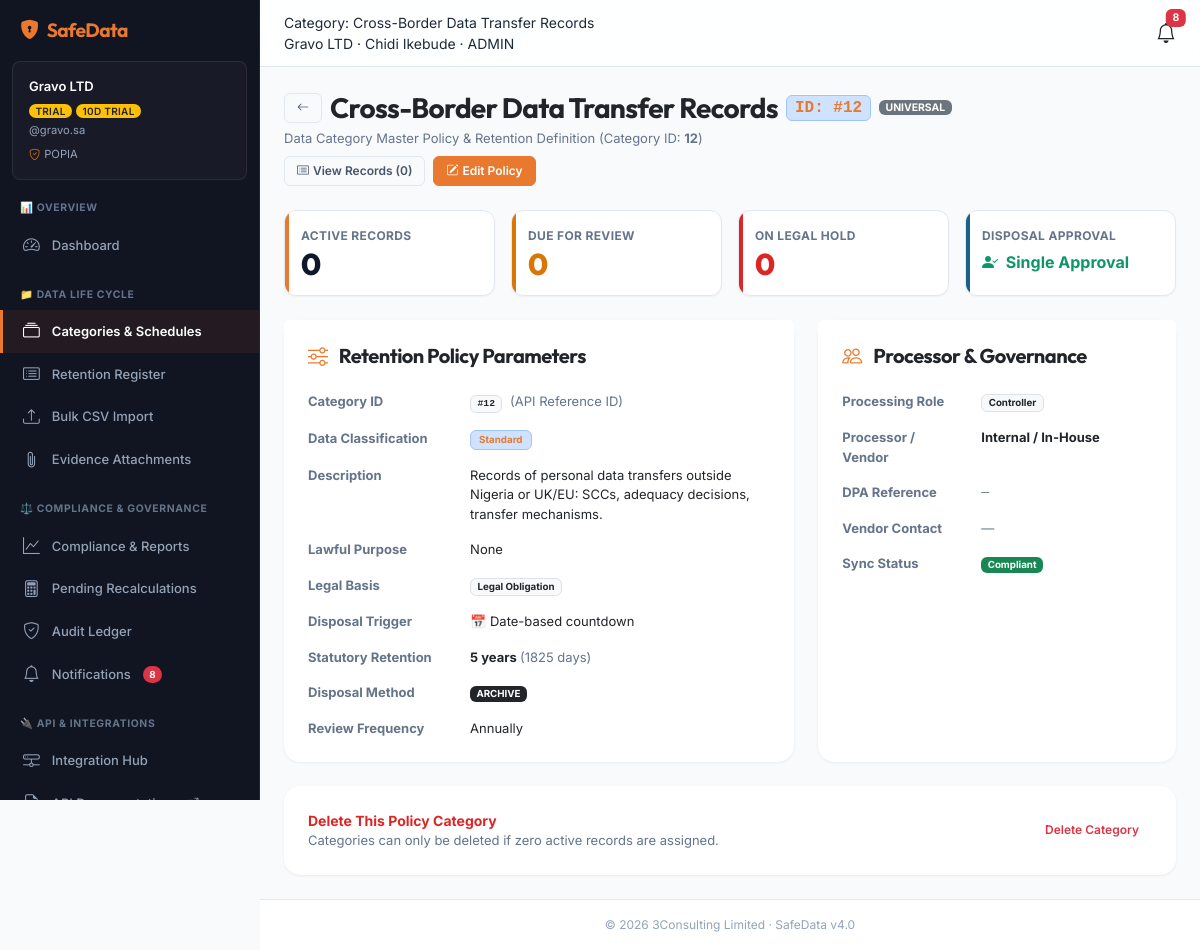
Page /categories/view/12 (signed in) on the committed database.
### app/models.py (models this page shows)
class DataCategory(Base):
    __tablename__ = "data_categories"
    id = Column(Integer, primary_key=True, autoincrement=True)
    organization_id = Column(Integer, ForeignKey("organizations.id", ondelete="CASCADE"), default=1, nullable=False)
    name = Column(String(255), nullable=False)
    description = Column(Text, nullable=True)
    retention_reason = Column(Text, nullable=True)
    compliance_framework = Column(String(50), default="GDPR", nullable=False)
    legal_basis = Column(Enum("legal_obligation", "contract", "consent", "legitimate_interest", "vital_interest", "public_task"), default="legitimate_interest", nullable=False)
    retention_period_days = Column(Integer, default=0, nullable=False)
    retention_period_label = Column(String(100), default="1 year", nullable=False)
    disposal_method = Column(Enum("delete", "anonymise", "archive"), default="delete", nullable=False)
    disposal_trigger = Column(Enum("date_based", "consent_withdrawal", "account_closure"), default="date_based", nullable=False)
    data_classification = Column(Enum("standard", "confidential", "financial_aml", "special_category", "children"), default="standard", nullable=False)
    approval_type = Column(Enum("auto_disposal", "single_approval", "dual_approval"), default="single_approval", nullable=False)
    requires_dual_approval = Column(Boolean, default=False, nullable=False)
    owner_id = Column(Integer, ForeignKey("users.id", ondelete="SET NULL"), nullable=True)
    review_frequency = Column(Enum("monthly", "quarterly", "annually"), default="quarterly", nullable=False)
    processing_role = Column(Enum("controller", "processor", "joint_controller"), default="controller", nullable=False)
    processor_name = Column(String(255), nullable=True)
    processor_contact = Column(String(255), nullable=True)
    dpa_reference = Column(String(255), nullable=True)
    processor_retention_status = Column(String(50), default="compliant", nullable=True)
    source = Column(Enum("seeded", "custom"), default="custom", nullable=False)
    is_active = Column(Boolean, default=True, nullable=False)
    created_at = Column(DateTime, default=func.now(), nullable=False)
    updated_at = Column(DateTime, default=func.now(), onupdate=func.now(), nullable=False)
    deleted_at = Column(DateTime, nullable=True)
    owner = relationship("User", foreign_keys=[owner_id])
    organization = relationship("Organization")

### app/routes/categories.py (the view)
@router.get("/categories/view/{id}", response_class=HTMLResponse)
def view_category_details(id: int, request: Request, db: Session = Depends(get_db)):
    session = get_session(request)
    if not session or "user_id" not in session:
        return RedirectResponse(url="/login", status_code=303)
    org_id = session["org_id"]
    category = db.query(DataCategory).filter(
        DataCategory.id == id,
        DataCategory.organization_id == org_id,
        DataCategory.deleted_at == None
    ).first()
    if not category:
        raise HTTPException(status_code=404, detail="Category not found")
    active_count = db.query(func.count(DataRecord.id)).filter(
        DataRecord.organization_id == org_id,
        DataRecord.category_id == id,
        DataRecord.deleted_at == None,
        DataRecord.status != "disposed"
    ).scalar() or 0
    due_review_count = db.query(func.count(DataRecord.id)).filter(
        DataRecord.organization_id == org_id,
        DataRecord.category_id == id,
        DataRecord.status == "due_review"
    ).scalar() or 0
    on_hold_count = db.query(func.count(DataRecord.id)).filter(
        DataRecord.organization_id == org_id,
        DataRecord.category_id == id,
        DataRecord.legal_hold == True
    ).scalar() or 0
    owner_name = None
    if category.owner_id:
        owner = db.query(User).filter(User.id == category.owner_id).first()
        if owner:
            owner_name = owner.name
    rules = db.query(CategoryRetentionRule).filter(
        CategoryRetentionRule.category_id == id,
        CategoryRetentionRule.organization_id == org_id,
        CategoryRetentionRule.is_active == True
    ).all()
    labels = get_country_regulation_labels(session.get("country", "OTHER"))
    return templates.TemplateResponse(request=request, name="categories_view.html", context={
        "page_title": f"Category: {category.name}",
        "active_nav": "categories",
        "user_name": session["user_name"],
        "user_role": session["role"],
        "org_name": session["org_name"],
        "org_status": session["org_status"],
        "org_domain": session["org_domain"],
        "trial_days": 14,
        "law_label": labels["law"],
        "category": category,
        "active_count": active_count,
        "due_review_count": due_review_count,
        "on_hold_count": on_hold_count,
        "owner_name": owner_name,
        "rules": rules
    })

### app/templates/categories_view.html (shortened to what this page needs)
{% extends "layout.html" %}
{% block content %}
<div class="container-fluid px-0">
  <div class="d-flex justify-content-between align-items-center mb-4 flex-wrap gap-2">
    <div>
      <div class="d-flex align-items-center gap-2 flex-wrap">
        <a href="/categories" class="btn btn-outline-secondary btn-sm"><i class="bi bi-arrow-left"></i></a>
        <h1 class="h3 mb-0 fw-bold text-dark">{{ category.name }}</h1>
        <span class="badge bg-primary-subtle text-primary border border-primary-subtle font-monospace fs-6 px-2 py-1" title="Use Category ID in API requests & CSV imports">
          ID: #{{ category.id }}
        </span>
        {% if category.compliance_framework %}
          {% for f in category.compliance_framework.split(',') %}
            {% set fw = f.strip() %}
            <span class="badge {{ get_framework_badge(fw) }} badge-sm text-uppercase me-1">
              {{ 'Universal' if fw == 'BOTH' else fw }}
            </span>
          {% endfor %}
        {% endif %}
      </div>
      <p class="text-muted mb-0 small mt-1">Data Category Master Policy & Retention Definition (Category ID: <strong>{{ category.id }}</strong>)</p>
    </div>
    <div class="d-flex gap-2">
      <a href="/records?category_id={{ category.id }}" class="btn btn-outline-secondary btn-sm d-flex align-items-center gap-1">
        <i class="bi bi-card-list"></i> View Records ({{ active_count }})
      </a>
      {% if user_role in ['admin', 'dpo'] %}
        <a href="/categories/edit/{{ category.id }}" class="btn btn-primary btn-sm d-flex align-items-center gap-1">
          <i class="bi bi-pencil-square"></i> Edit Policy
        </a>
      {% endif %}
    </div>
  </div>
  <div class="row g-3 mb-4">
    <div class="col-6 col-md-3 animate-in animate-stagger-1">
      <div class="card h-100 stat-card-gradient orange">
        <div class="card-body p-3">
          <div class="stat-card-label">Active Records</div>
          <div class="stat-card-value mt-1">{{ active_count }}</div>
        </div>
      </div>
    </div>
    <div class="col-6 col-md-3 animate-in animate-stagger-2">
      <div class="card h-100 stat-card-gradient yellow">
        <div class="card-body p-3">
          <div class="stat-card-label">Due for Review</div>
          <div class="stat-card-value text-warning mt-1">{{ due_review_count }}</div>
        </div>
      </div>
    </div>
    <div class="col-6 col-md-3 animate-in animate-stagger-3">
      <div class="card h-100 stat-card-gradient danger">
        <div class="card-body p-3">
          <div class="stat-card-label">On Legal Hold</div>
          <div class="stat-card-value text-danger mt-1">{{ on_hold_count }}</div>
        </div>
      </div>
    </div>
    <div class="col-6 col-md-3 animate-in animate-stagger-4">
      <div class="card h-100 stat-card-gradient teal">
        <div class="card-body p-3">
          <div class="stat-card-label">Disposal Approval</div>
          <div class="h6 mb-0 fw-bold mt-2">
            {% if category.approval_type == 'auto_disposal' %}
              <span class="text-primary"><i class="bi bi-lightning-charge-fill me-1"></i> Auto-Disposal</span>
            {% elif category.approval_type == 'dual_approval' or category.requires_dual_approval %}
              <span class="text-danger"><i class="bi bi-shield-lock-fill me-1"></i> Dual Approval</span>
            {% else %}
              <span class="text-success"><i class="bi bi-person-check-fill me-1"></i> Single Approval</span>
            {% endif %}
          </div>
        </div>
      </div>
    </div>
  </div>
  <div class="row g-4 mb-4">
    <div class="col-lg-7">
      <div class="card shadow-sm border-0 rounded-4 bg-white h-100">
        <div class="card-header bg-white border-0 pt-4 px-4 pb-0">
          <h2 class="h5 fw-bold text-dark mb-0"><i class="bi bi-sliders text-primary me-2"></i> Retention Policy Parameters</h2>
        </div>
        <div class="card-body p-4">
          <dl class="row mb-0 small">
            <dt class="col-sm-4 text-muted mb-3">Category ID</dt>
            <dd class="col-sm-8 text-dark mb-3">
              <span class="badge bg-light text-dark border font-monospace fw-bold">#{{ category.id }}</span>
              <span class="text-muted ms-1">(API Reference ID)</span>
            </dd>
            <dt class="col-sm-4 text-muted mb-3">Data Classification</dt>
            <dd class="col-sm-8 text-dark mb-3">
              <span class="badge bg-primary-subtle text-primary border border-primary-subtle px-2 py-1">
                {{ (category.data_classification or 'standard').replace('_', ' ') | title }}
              </span>
            </dd>
            <dt class="col-sm-4 text-muted mb-3">Description</dt>
            <dd class="col-sm-8 text-dark mb-3">{{ category.description or '—' }}</dd>
            <dt class="col-sm-4 text-muted mb-3">Lawful Purpose</dt>
            <dd class="col-sm-8 text-dark mb-3">{{ category.retention_reason }}</dd>
            <dt class="col-sm-4 text-muted mb-3">Legal Basis</dt>
            <dd class="col-sm-8 text-dark mb-3">
              <span class="badge bg-light text-dark border">{{ category.legal_basis.replace('_', ' ') | title }}</span>
            </dd>
            <dt class="col-sm-4 text-muted mb-3">Disposal Trigger</dt>
            <dd class="col-sm-8 text-dark mb-3">
              {{ '👤 Consent withdrawal' if category.disposal_trigger == 'consent_withdrawal' else '📅 Date-based countdown' }}
            </dd>
            <dt class="col-sm-4 text-muted mb-3">Statutory Retention</dt>
            <dd class="col-sm-8 text-dark mb-3 fw-bold">
              {{ 'Until consent withdrawn' if category.disposal_trigger == 'consent_withdrawal' else category.retention_period_label or (category.retention_period_days ~ ' days') }}
              <span class="text-muted fw-normal">({{ category.retention_period_days }} days)</span>
            </dd>
            <dt class="col-sm-4 text-muted mb-3">Disposal Method</dt>
            <dd class="col-sm-8 text-dark mb-3">
              <span class="badge bg-dark text-uppercase">{{ category.disposal_method }}</span>
            </dd>
            <dt class="col-sm-4 text-muted mb-0">Review Frequency</dt>
            <dd class="col-sm-8 text-dark mb-0">{{ category.review_frequency | title }}</dd>
          </dl>
        </div>
      </div>
    </div>
    <div class="col-lg-5">
      <div class="card shadow-sm border-0 rounded-4 bg-white h-100">
        <div class="card-header bg-white border-0 pt-4 px-4 pb-0">
          <h2 class="h5 fw-bold text-dark mb-0"><i class="bi bi-people text-primary me-2"></i> Processor & Governance</h2>
        </div>
        <div class="card-body p-4">
          <dl class="row mb-0 small">
            <dt class="col-sm-5 text-muted mb-3">Processing Role</dt>
            <dd class="col-sm-7 mb-3">
              <span class="badge bg-{{ 'secondary' if category.processing_role == 'processor' else 'light text-dark border' }}">
                {{ category.processing_role | replace('_', ' ') | title }}
              </span>
            </dd>
            <dt class="col-sm-5 text-muted mb-3">Processor / Vendor</dt>
            <dd class="col-sm-7 text-dark mb-3 fw-bold">
              {{ category.processor_name or 'Internal / In-House' }}
            </dd>
            <dt class="col-sm-5 text-muted mb-3">DPA Reference</dt>
            <dd class="col-sm-7 font-monospace text-muted mb-3">
              {{ category.dpa_reference or '—' }}
            </dd>
            <dt class="col-sm-5 text-muted mb-3">Vendor Contact</dt>
            <dd class="col-sm-7 text-muted mb-3">
              {{ category.processor_contact or '—' }}
            </dd>
            <dt class="col-sm-5 text-muted mb-0">Sync Status</dt>
            <dd class="col-sm-7 mb-0">
              <span class="badge bg-{{ 'success' if category.processor_retention_status == 'compliant' else ('warning text-dark' if category.processor_retention_status == 'under_review' else 'danger') }}">
                {{ category.processor_retention_status | replace('_', ' ') | title }}
              </span>
            </dd>
          </dl>
        </div>
      </div>
    </div>
  </div>
  {% if user_role == 'admin' %}
    <div class="card shadow-sm border-0 rounded-4 bg-white">
      <div class="card-body p-4 d-flex justify-content-between align-items-center flex-wrap gap-2">
        <div>
          <div class="fw-bold text-danger">Delete This Policy Category</div>
          <div class="small text-muted">Categories can only be deleted if zero active records are assigned.</div>
        </div>
        <form method="post" action="/categories/delete/{{ category.id }}" onsubmit="return confirm('Are you sure you want to delete this category?');">
          <button type="submit" class="btn btn-outline-danger btn-sm">Delete Category</button>
        </form>
      </div>
    </div>
  {% endif %}
</div>
{% endblock %}

### rows in the picture
DataCategory: name "Cross-Border Data Transfer Records", id "12", compliance_framework "UNIVERSAL", data_classification "Standard", description "Records of personal data transfers outside Nigeria or UK/EU: SCCs, adequacy decisions, transfer mechanisms.", retention_reason "None", legal_basis.replace "Legal Obligation", disposal_trigger "📅 Date-based countdown", disposal_trigger+retention_period_label "5 years", retention_period_days "1825", disposal_method "ARCHIVE", review_frequency "Annually", processing_role "Controller", processor_name "Internal / In-House", dpa_reference "—", processor_contact "—", processor_retention_status "Compliant"

### other values in the picture
{{ wl_name or 'SafeData' }} "SafeData"
{{ org_name }} "Gravo LTD"
{{ org_status | upper }} "TRIAL"
{{ trial_days }} "10"
{{ org_domain }} "gravo.sa"
{{ law_label }} "POPIA"
{{ unread_notifications_count }} "8"
{{ page_title }} "Category: Cross-Border Data Transfer Records"
{{ user_name }} "Chidi Ikebude"
{{ user_role | upper }} "ADMIN"
{{ active_count }} "0"
{{ due_review_count }} "0"
{{ on_hold_count }} "0"
{{ wl_footer or '3Consulting Limited' }} "3Consulting Limited"
